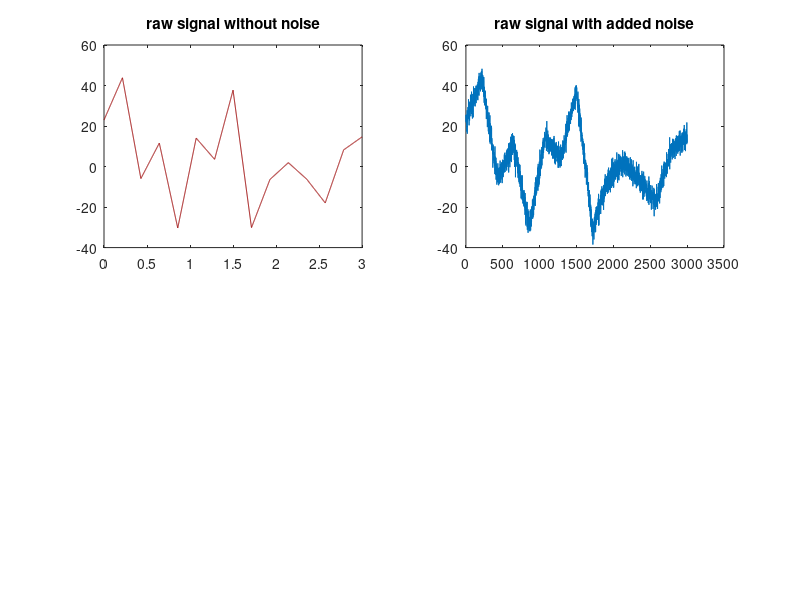
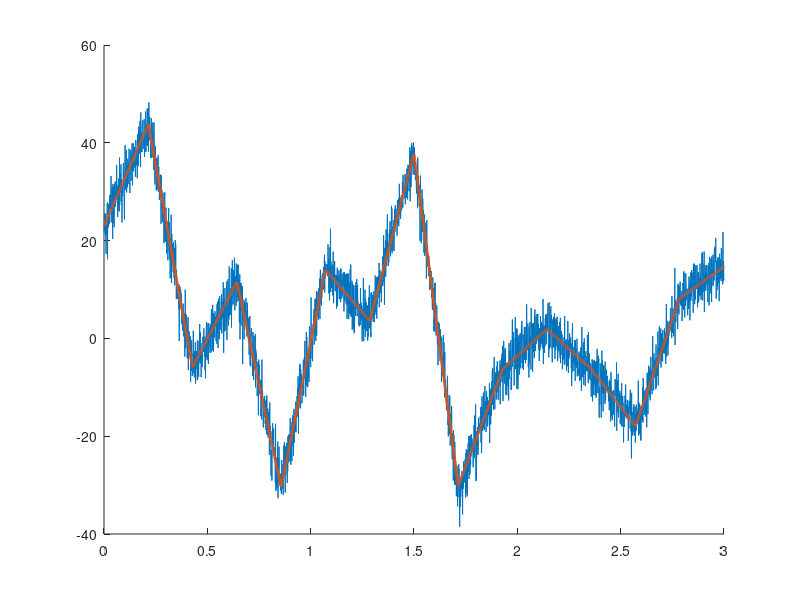
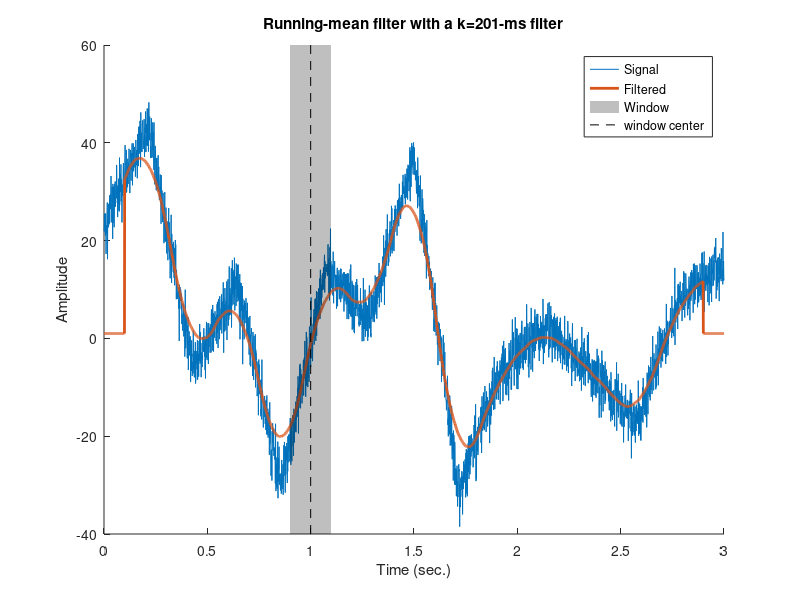

The MATLAB script that drew these images, in order:
%% Mean-smooth filter of time series data
% Author: Will Decker
% Code adapted from Mike X. Cohen's "Signal Processing Problems" course

%% 

% signal parameters

samplerate = 1000; % measured in Hz
time = 0:1/samplerate:3; % 1 sample point over 3 seconds
n = length(time);
p = 15; % time points

% generate noise

noiselevel = 3; % measured in standard deviations
noise = noiselevel * randn(size(time)); % randomly generate noise along signal

% amplitude modulator

ampl = interp1(randn(p,1)*25, linspace(1,p,n));

%% generate signal

signal = ampl + noise;

figure(1), clf, hold on
subplot(221)
plot(time, ampl, 'Color', [0.6, 0 ,0]), title('raw signal without noise')
subplot(222)
plot(signal) , title('raw signal with added noise')

% show signals superimposed on eachother 

figure(2), clf, hold on
plot(time, signal, time, ampl, 'linew', 2)
zoom on

%% Filter signal

% filtered signal vector

filtsig = ones(size(signal)); % or filtsig = signal (hint: edge effects)

% implement the mean-smooth in the *time* domain

k = 100; % filter window

for i = k + 1:n - k - 1

    filtsig(i) = mean(signal(i - k:i + k)); % each point along the filtered signal is the average of 'k' surrounding points

end

% convert windosize to ms

windowsize = 1000 * (k*2 + 1) / samplerate;

%% Plot noisy and filtered signal

figure(3), clf, hold on
plot(time, signal, time, filtsig, 'linew', 2)
timeindex = dsearchn(time', 1);
ylim = get(gca, 'ylim');
patch(time([ timeindex-k timeindex-k timeindex+k timeindex+k ]),ylim([ 1 2 2 1 ]),'k','facealpha',.25,'linestyle','none')
plot(time([timeindex timeindex]),ylim,'k--')
xlabel('Time (sec.)'), ylabel('Amplitude')
title([ 'Running-mean filter with a k=' num2str(round(windowsize)) '-ms filter' ])
legend({'Signal';'Filtered';'Window';'window center'})

zoom on 


%%
